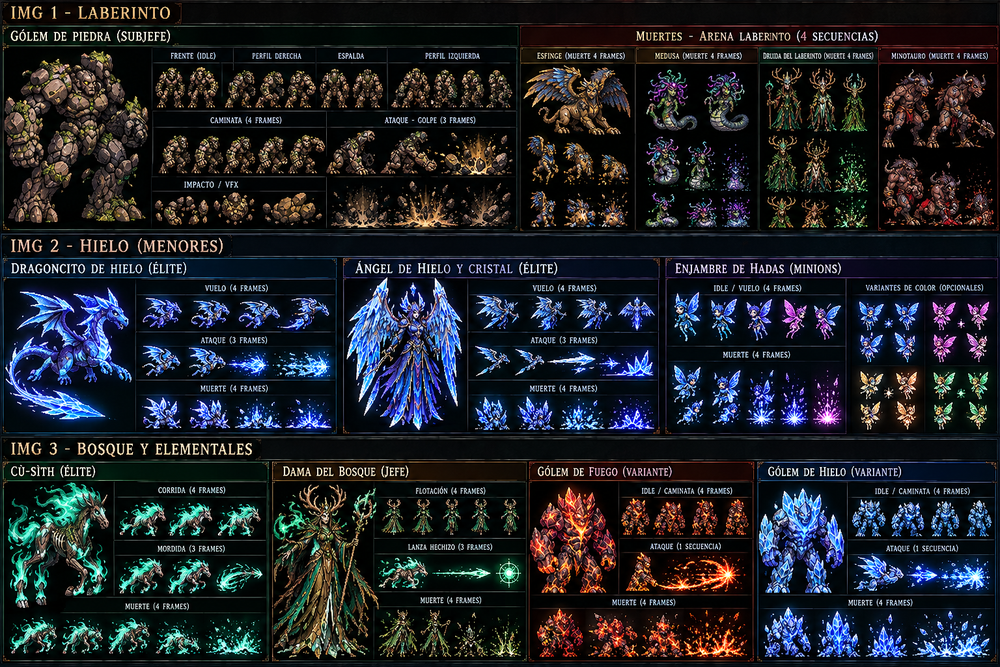
#> input picture tools/art/hoja_bestias/sheet.png, 1000 x 667 px, shrunk from 1536 x 1024 before the run
$ python segment_alpha.py ../hoja_bestias/sheet.png ../hoja_bestias/sheet.png 5 5
#> lines starting #> are read from the running program, lines starting #| are printed output that depends on the picture
#!/usr/bin/env python3
"""Reino Micelial: hoja con canal alfa -> componentes numerados (contacto) para definir los cuadros.

  python3 segment_alpha.py <sheet.png> <out_dir> [alpha_min=48] [join=3]

La hoja de enemigos ya trae el fondo transparente (el degradado de color que se ve en un visor sin
alfa es solo el RGB de píxeles con alfa ~0). Sprite = alfa >= alpha_min; se juntan partículas cercanas
dilatando `join` px. Las etiquetas de texto y los marcos de los paneles se marcan aparte.
"""
import json, os, sys
import numpy as np
from PIL import Image, ImageDraw
from scipy import ndimage

def main():
    src, outd = sys.argv[1], sys.argv[2]
    amin = int(sys.argv[3]) if len(sys.argv) > 3 else 48
    join = int(sys.argv[4]) if len(sys.argv) > 4 else 3
    os.makedirs(outd, exist_ok=True)
    im = Image.open(src).convert('RGBA'); a = np.array(im).astype(np.int32)
    fg = a[..., 3] >= amin
#> fg: shape (667, 1000) bool; every value is 1
    d = ndimage.binary_dilation(fg, iterations=join) if join else fg
    lbl, n = ndimage.label(d)
#> lbl: shape (667, 1000) int32; every value is 1
#> n = 1
    comps = []
    for i, sl in enumerate(ndimage.find_objects(lbl), 1):
        if sl is None: continue
        area = int((fg[sl] & (lbl[sl] == i)).sum())
        if area < 30: continue
        y0, y1, x0, x1 = sl[0].start, sl[0].stop, sl[1].start, sl[1].stop
        comps.append({'x0': int(x0), 'y0': int(y0), 'x1': int(x1), 'y1': int(y1), 'area': area})
#> this loop made 1 pass
#> (i, area, y0, y1, x0, x1) on pass 1: (1, 667000, 0, 667, 0, 1000)
#> after the loop, comps = 1 item
    comps.sort(key=lambda c: (c['y0']//60, c['x0']))
    json.dump(comps, open(os.path.join(outd, 'comps.json'), 'w'))
    bg = Image.new('RGBA', im.size, (24, 24, 28, 255)); bg.alpha_composite(im)
    dr = ImageDraw.Draw(bg)
    for k, c in enumerate(comps):
        dr.rectangle([c['x0'], c['y0'], c['x1']-1, c['y1']-1], outline=(0, 255, 255))
        dr.text((c['x0']+2, c['y0']+1), str(k), fill=(255, 255, 0))
#> this loop made 1 pass
#> c on pass 1: {'x0': 0, 'y0': 0, 'x1': 1000, 'y1': 667, 'area': 667000}
    bg.convert('RGB').save(os.path.join(outd, 'contact.png'))
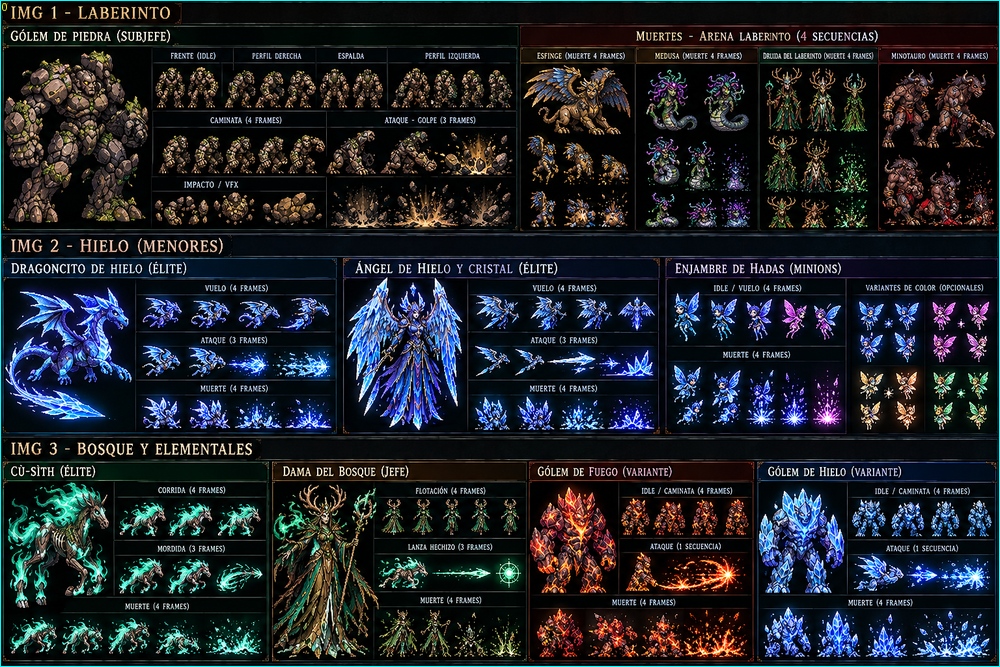
#> saved as contact.png: PIL image 1000x667 RGB; mean R, G, B 31.9, 36.1, 41.8
    for k, c in enumerate(comps): print(k, c)

if __name__ == '__main__':
    main()
